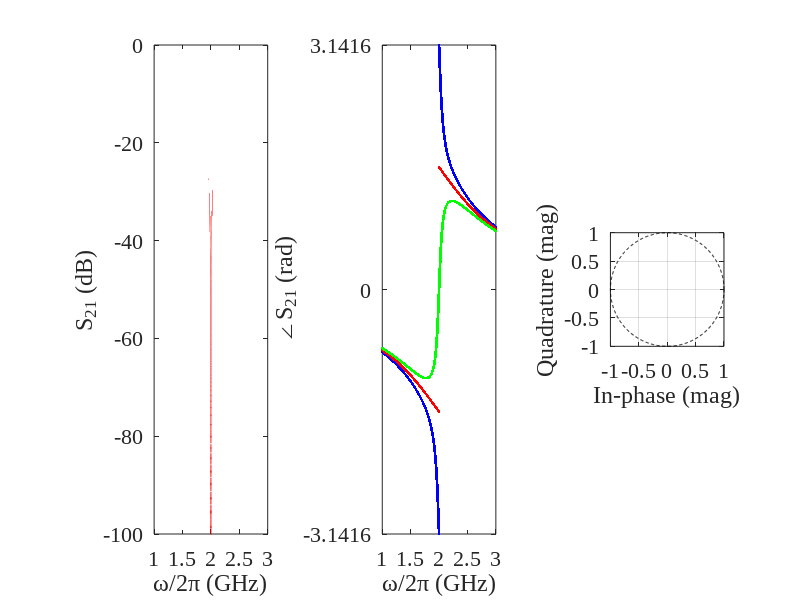

Write MATLAB code to recreate this figure.
function Meta_Material_Cal2
close all;

figure('Position',[100 100 1200 250]);

np = 1000001;

fontsize = 16;
k1 = 0.99;
g1 = -0.05;
g2 = 0.0065;
w1 = 2;


subplot(1,3,1)

w = linspace(1,3,np);
S211 = 1 - k1./(1i*(w-w1)+g1+k1);
S212 = 1 - k1./(1i*(w-w1)+k1);
S213 = 1 - k1./(1i*(w-w1)-g1+k1);
S21a = mag2db(abs(S211));
S21b = mag2db(abs(S212));
S21c = mag2db(abs(S213));


plot(w,S21a,'b--',w,S21b,'r--',w,S21c,'g-','Linewidth',2); hold on
%hold on; plot([wZDC1 wZDC1],[-pi pi],'k--',-[ZDC2 ZDC2]+2,[-pi pi],'r--')
ylabel('S_{21} (dB)'); ylim([-100 0])
xlabel('\omega/2\pi (GHz)'); xlim([1,3])
set(gca,'FontSize',fontsize,'FontName','Times New Roman')

subplot(1,3,2)

ang1 = atan2(imag(S211),real(S211));
ang2 = atan2(imag(S212),real(S212));
ang3 = atan2(imag(S213),real(S213));

plot(w,ang1,'b.',w,ang2,'r.',w,ang3,'g.','Linewidth',2); hold on 

ylabel('\angle{S_{21}} (rad)'); 
yticks([-pi 0 pi]);
xlabel('\omega/2\pi (GHz)');xlim([1,3])
ylim([-pi pi])
set(gca,'FontSize',fontsize,'FontName','Times New Roman')


subplot(1,3,3)
w = linspace(-5,20,np);
S211 = 1 - k1./(1i*(w-w1)+g1+k1);
S212 = 1 - k1./(1i*(w-w1)+k1);
S213 = 1 - k1./(1i*(w-w1)-g1+k1);

phi = linspace(0,360,1001);
cir = exp(i*phi/180*pi);
s = plot(real(S211'),imag(S211'),'b--'); hold on
s2 = plot(real(S212'),imag(S212'),'r--');
s3 = plot(real(S213'),imag(S213'),'g');

hold on;plot(real(cir),imag(cir),'k--');
set(s(1),'LineWidth',1);
set(s2,'LineWidth',1);
set(s3,'LineWidth',2);

ylabel('Quadrature (mag)'); ylim([-1,1])
xlabel('In-phase (mag)');xlim([-1,1])
set(gca,'FontSize',fontsize,'FontName','Times New Roman')
grid on
daspect([1 1 1])


end